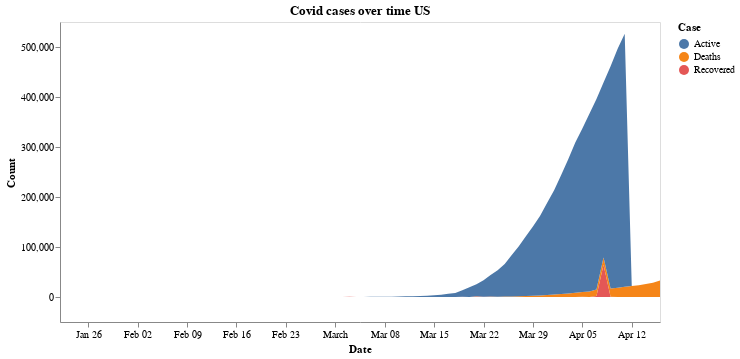

This figure's notebook cell:
### Markdown cell above
### Cases in the USA

### Code cell
cases_over_time('US')

### Figure 1 — Vega-Lite specification as saved in the notebook (floating-point values rounded to 4 significant figures; data arrays with more than 128 entries replaced by an {"elided": "..."} marker saying what was removed)
{"config": {"view": {"continuousWidth": 400, "continuousHeight": 300}, "axis": {"grid": false}}, "data": {"name": "data-d60934507147b90dd4f11a9c1b5c008f"}, "mark": "area", "encoding": {"color": {"type": "nominal", "field": "Case"}, "x": {"type": "temporal", "field": "Date"}, "y": {"type": "quantitative", "field": "Count"}}, "title": "Covid cases over time US", "width": 600, "$schema": "https://vega.github.io/schema/vega-lite/v4.8.1.json", "datasets": {"data-d60934507147b90dd4f11a9c1b5c008f": {"elided": "258 records"}}}
